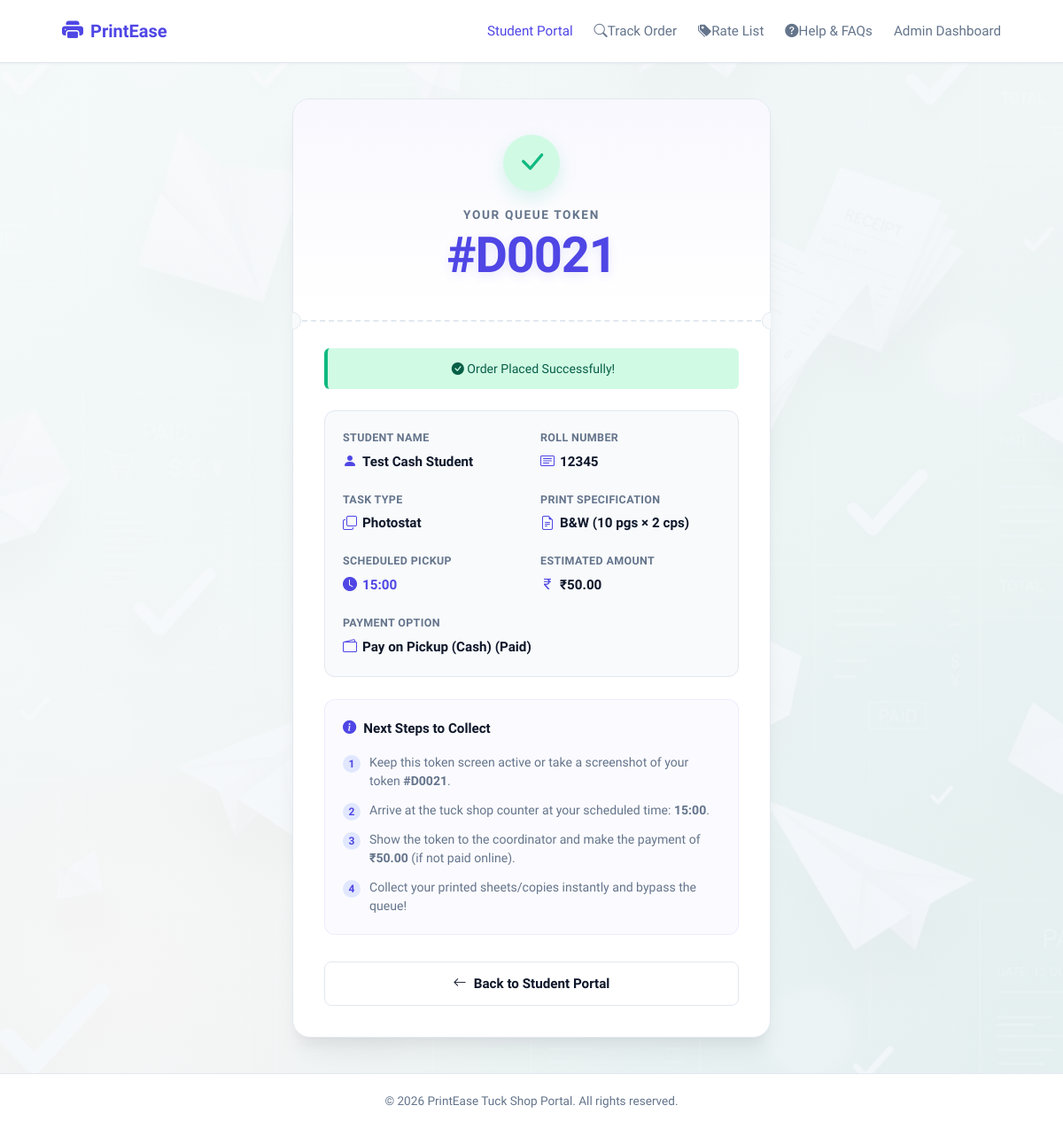
/success/38, run on an earlier commit of the app's database.
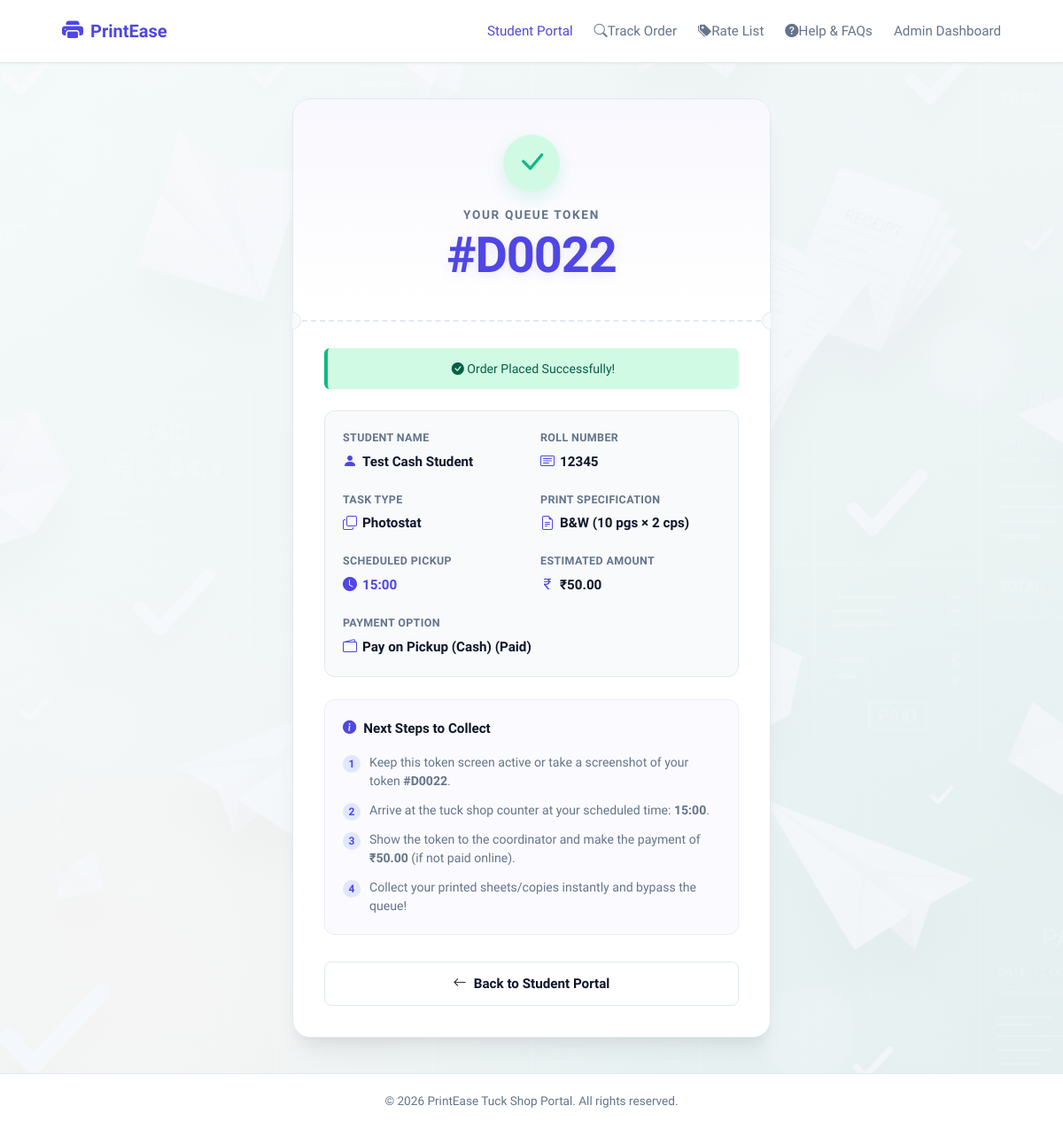
And on a later commit of the database.
### tables this page shows
CREATE TABLE orders(
            id INTEGER PRIMARY KEY AUTOINCREMENT,
            token INTEGER,
            name TEXT,
            roll_no TEXT,
            pages INTEGER,
            copies INTEGER DEFAULT 1,
            print_type TEXT,
            pickup_time TEXT,
            payment TEXT,
            status TEXT
        , task_type TEXT DEFAULT 'Print Out', file_path TEXT);

### app.py (the view)
@app.route("/success/<int:order_id>")
def success(order_id):
    conn = get_db_connection()
    cursor = conn.cursor()
    cursor.execute("SELECT * FROM orders WHERE id = ?", (order_id,))
    order = cursor.fetchone()
    cursor.execute("SELECT key, value FROM settings")
    settings = {row['key']: row['value'] for row in cursor.fetchall()}
    conn.close()
    if not order:
        return redirect("/")
    return render_template("success.html", order=order, settings=settings)

### app.py (called while the page is built)
def get_db_connection():
    conn = sqlite3.connect(DATABASE_PATH)
    conn.row_factory = sqlite3.Row
    return conn

@app.before_request
def require_login():
    if request.path.startswith("/admin") and request.path != "/admin/login":
        if not session.get("logged_in"):
            return redirect(url_for("admin_login"))

### templates/success.html (shortened to what the changed rows need)
<!DOCTYPE html>
<html lang="en">
<head>
    <link rel="stylesheet" href="{{ url_for('static', filename='style.css') }}">
    <link rel="stylesheet" href="https://cdn.jsdelivr.net/npm/bootstrap-icons@1.11.1/font/bootstrap-icons.css">
</head>
<body class="success-body-bg">
    <main class="container">
        <div class="success-container">
            <div class="ticket-card">
                <div class="ticket-header">
                    <div class="success-icon-badge">
                        <i class="bi bi-check-lg"></i>
                    </div>
                    <div class="ticket-token-title">Your Queue Token</div>
                    <h1 class="ticket-token-value">#{{ order.token }}</h1>
                </div>
                <div class="ticket-body">
                    {% set is_print = order.task_type == 'Print Out' %}
                    {% set rate = settings.rate_print_color|float if order.print_type == 'Color' and is_print else (settings.rate_photo_color|float if order.print_type == 'Color' else (settings.rate_print_bw|float if is_print else settings.rate_photo_bw|float)) %}
                    <div class="ticket-details-grid">
                        <div class="detail-item">
                            <span class="detail-label">Student Name</span>
                            <span class="detail-value">
                                <i class="bi bi-person-fill"></i>
                                {{ order.name }}
                            </span>
                        </div>
                        <div class="detail-item">
                            <span class="detail-label">Roll Number</span>
                            <span class="detail-value">
                                <i class="bi bi-card-text"></i>
                                {{ order.roll_no }}
                            </span>
                        </div>
                        <div class="detail-item">
                            <span class="detail-label">Task Type</span>
                            <span class="detail-value">
                                <i class="bi {% if order.task_type == 'Print Out' %}bi-printer-fill{% else %}bi-copy{% endif %}"></i>
                                {{ order.task_type }}
                            </span>
                        </div>
                        <div class="detail-item">
                            <span class="detail-label">Print Specification</span>
                            <span class="detail-value">
                                <i class="bi bi-file-earmark-text"></i>
                                {{ order.print_type }} ({{ order.pages }} pgs × {{ order.copies or 1 }} cps)
                            </span>
                        </div>
                        <div class="detail-item">
                            <span class="detail-label">Scheduled Pickup</span>
                            <span class="detail-value" style="color: var(--primary); font-weight: 700;">
                                <i class="bi bi-clock-fill"></i>
                                {{ order.pickup_time }}
                            </span>
                        </div>
                        <div class="detail-item">
                            <span class="detail-label">Estimated Amount</span>
                            <span class="detail-value" style="color: var(--text-main); font-weight: 700;">
                                <i class="bi bi-currency-rupee"></i>
                                ₹{{ "%.2f"|format(order.pages * (order.copies or 1) * rate) }}
                            </span>
                        </div>
                        <div class="detail-item" style="grid-column: span 2;">
                            <span class="detail-label">Payment Option</span>
                            <span class="detail-value">
                                <i class="bi bi-wallet2"></i>
                                {{ order.payment }}
                            </span>
                        </div>
                    </div>
                    <div class="ticket-instructions">
                        <ol class="instructions-list">
                            <li>Keep this token screen active or take a screenshot of your token <strong>#{{ order.token }}</strong>.</li>
                            <li>Arrive at the tuck shop counter at your scheduled time: <strong>{{ order.pickup_time }}</strong>.</li>
                            <li>Show the token to the coordinator and make the payment of <strong>₹{{ "%.2f"|format(order.pages * (order.copies or 1) * rate) }}</strong> (if not paid online).</li>
                        </ol>
                    </div>
                </div>
            </div>
        </div>
    </main>
</body>
</html>

What changed in the data, as far as the page shows it:
changed orders "Test Cash Student": token "D0021" → "D0022"
